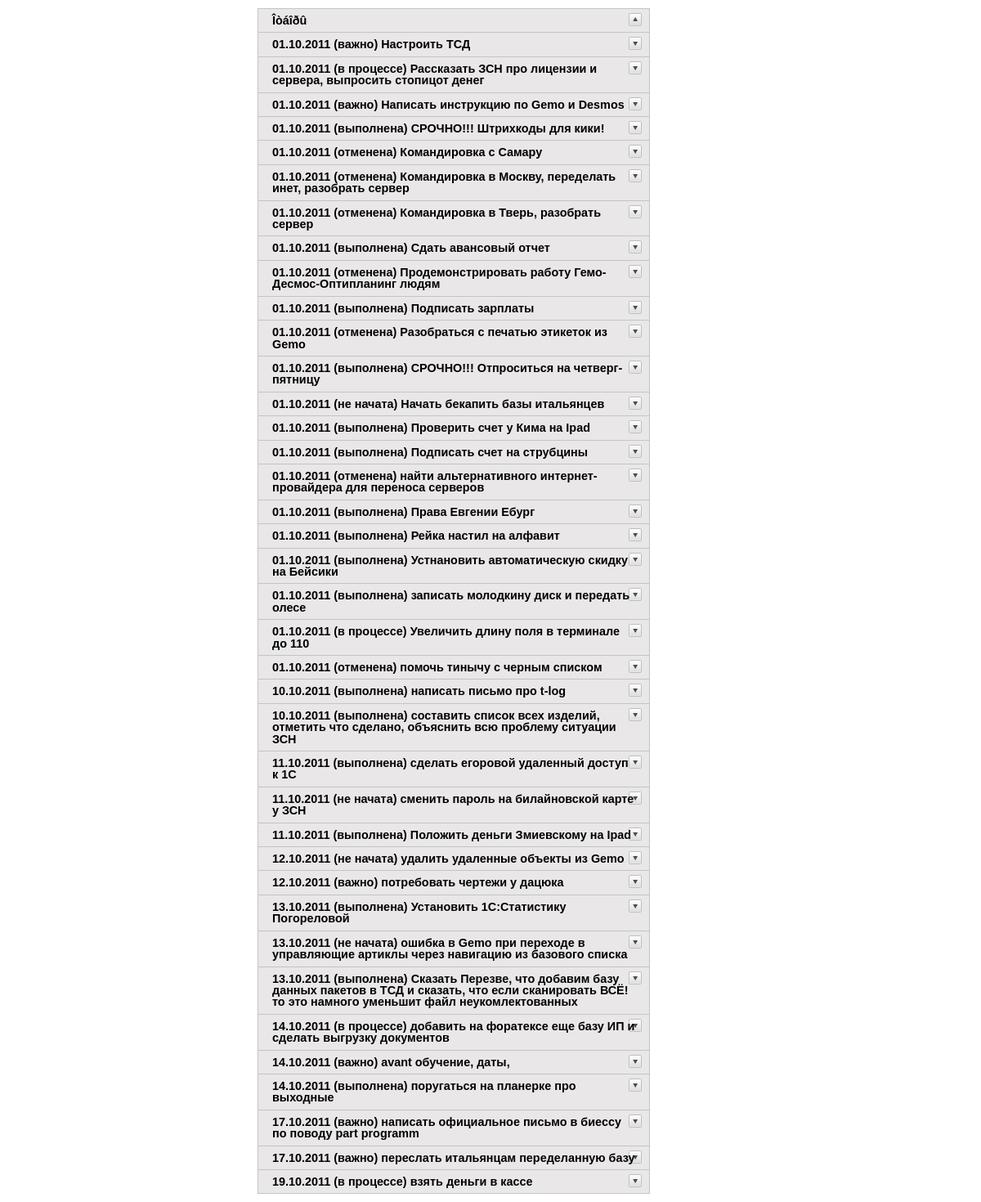
The app's page /WebTasks/index.php?user_id=1 with its own data.
### tables this page shows
CREATE TABLE IF NOT EXISTS `Tasks` (
  `id_Task` int(10) NOT NULL AUTO_INCREMENT,
  `Name` text,
  `id_worker` int(3) DEFAULT NULL,
  `id_chief` int(3) DEFAULT NULL,
  `date` datetime DEFAULT NULL,
  `status` varchar(50) DEFAULT NULL,
  PRIMARY KEY (`id_Task`)
);

### WebTasks/config.php (called while the page is built, shortened)
<?php
function status($status)
  {
	 if ($status == "âàæíî")
     {
      $text = "<font color='red'>".$status."</font>";
     }
	 elseif ($status == "â ïðîöåññå")
     {
      $text = "<font color='blue'>".$status."</font>";
     }
    else
     {
      $text = $status;
     }
   return $text;
  }
function mysql_query_or_die($query)
  {
	 $res = mysql_query($query);
	 return $res;
  }
?>

### WebTasks/index.php (the view, shortened to what this page needs)
<?php
include("config.php");
if (isset($_REQUEST['user_id'])) $user_id = $_REQUEST['user_id']; else $user_id = "5";
print "<html>
<head>
<meta http-equiv='Content-Type' content='text/html' />
<title>Accordion 1</title>
<script type='text/javascript' src='./js/jquery.min.js'></script>
<script type='text/javascript'>
$(document).ready(function(){
	$('.accordion h3:first').addClass('active');
	$('.accordion span').hide();
	$('.accordion h3').click(function(){
		$(this).next('span').slideToggle('slow')
		.siblings('span:visible').slideUp('slow');
		$(this).toggleClass('active');
		$(this).siblings('h3').removeClass('active');
	});
});
</script>
<style type='text/css'>
body {
	margin: 10px auto;
	width: 570px;
	font: 75%/120% Arial, Helvetica, sans-serif;
}
.accordion {
	width: 480px;
	border-bottom: solid 1px #c4c4c4;
}
.accordion h3 {
	background: #e9e7e7 url(img/arrow-square.gif) no-repeat right -51px;
	padding: 7px 17px;
	margin: 0;
	font: bold 120%/100% Arial, Helvetica, sans-serif;
	border: solid 1px #c4c4c4;
	border-bottom: none;
	cursor: pointer;
}
.accordion h3:hover {
	background-color: #e3e2e2;
}
.accordion h3.active {
	background-position: right 5px;
}
.accordion p {
	background: #f7f7f7;
	margin: 0;
	border-left: solid 1px #c4c4c4;
	border-right: solid 1px #c4c4c4;
}
span {
    background: #f7f7f7;
    margin: 0;
    display:none;
    border-left: solid 1px #c4c4c4;
    border-right: solid 1px #c4c4c4;
}
.accordion t1 {
	background: #e9e7e7;
}
.accordion label {
	font: bold 120%/100% Arial, Helvetica, sans-serif;
}
</style>
</head>
<body>
<div class='accordion'>
	<h3>Îòáîðû</h3>
	<span>
	<form name='test' method='post' action='input1.php'>
	<label class='label'>Ðàáîòíèêè:</label><br>
	<input type='checkbox' name='Worker' value='1'>Ðÿáèíèíà Òàòüÿíà
  <input type='checkbox' name='Worker' value='2'>Èâàíîâ Àíòîí
  <input type='checkbox' name='Worker' value='3'>Îìåëü÷óê Ñåðãåé
  <input type='checkbox' name='Worker' value='4'>Ëàõíîâ Àëåêñàíäð
  <input type='checkbox' name='Worker' value='5'>×óáóêèí Äåíèñ
	<input type='checkbox' name='Worker' value='6'>Êó÷åðåíêàî Àëåêñàíäð
  <input type='checkbox' name='Worker' value='7'>Ïàùåíêî Àëåêñàíäð	<br>
	<label class='label'>Ñòàòóñ:</label>	<br>
  <input type='checkbox' name='Status' value='1'>íå íà÷àòà
  <input type='checkbox' name='Status' value='2'>â ïðîöåññå
	<input type='checkbox' name='Status' value='3'>âàæíî
  <input type='checkbox' name='Status' value='4'>âûïîëíåíà
  <input type='checkbox' name='Status' value='5'>îòìåíåíà <br>
	<input type='submit' name='' value='Ñôîðìèðîâàòü'/>
	</form>
	</span>";
  $query = "SELECT DATE_FORMAT(Tasks.Date,'%d.%m.%Y') AS Date, Tasks.status AS Status,Tasks.Name,Workers.Name AS Worker,Tasks.id_Task,Tasks.id_Worker,Tasks.id_Chief,Chief.Name AS Chief FROM Tasks LEFT JOIN (SELECT Workers.id_Worker,Workers.Name FROM Workers) Workers ON Workers.id_Worker=Tasks.id_Worker LEFT JOIN (SELECT Workers.id_Worker,Workers.Name FROM Workers) Chief ON Chief.id_Worker=Tasks.id_Chief  WHERE Tasks.id_Worker=".$user_id." AND  Tasks.status<>'âûïîëíåíà' AND Tasks.status<>'îòìåíåíà'";
  $result = mysql_query_or_die($query);
  while ($row = mysql_fetch_assoc($result))
    {
     print "<h3>".$row["Date"]." (".status($row["Status"]).") ".$row["Name"]."</h3>";
    }
  print "
</div>
</body>
</html>";
?>

### WebTasks/index.php (style rules this page uses)
body { margin: 10px auto; width: 570px; font: 75%/120% Arial, Helvetica, sans-serif; }
.accordion { width: 480px; border-bottom: solid 1px #c4c4c4; }
.accordion h3 { background: #e9e7e7 url(img/arrow-square.gif) no-repeat right -51px; padding: 7px 17px; margin: 0; font: bold 120%/100% Arial, Helvetica, sans-serif; border: solid 1px #c4c4c4; border-bottom: none; cursor: pointer; }
.accordion h3.active { background-position: right 5px; }

### records on screen
tasks: Date "01.10.2011", status "важно", Name "Настроить ТСД"
tasks: Date "01.10.2011", status "в процессе", Name "Рассказать ЗСН про лицензии и сервера, выпросить стопицот денег"
tasks: Date "01.10.2011", status "важно", Name "Написать инструкцию по Gemo и Desmos"
tasks: Date "01.10.2011", status "выполнена", Name "СРОЧНО!!! Штрихкоды для кики!"
tasks: Date "01.10.2011", status "отменена", Name "Командировка с Самару"
tasks: Date "01.10.2011", status "отменена", Name "Командировка в Москву, переделать инет, разобрать сервер"
tasks: Date "01.10.2011", status "отменена", Name "Командировка в Тверь, разобрать сервер"
tasks: Date "01.10.2011", status "выполнена", Name "Сдать авансовый отчет"
tasks: Date "01.10.2011", status "отменена", Name "Продемонстрировать работу Гемо-Десмос-Оптипланинг людям"
tasks: Date "01.10.2011", status "выполнена", Name "Подписать зарплаты"
tasks: Date "01.10.2011", status "отменена", Name "Разобраться с печатью этикеток из Gemo"
tasks: Date "01.10.2011", status "выполнена", Name "СРОЧНО!!! Отпроситься на четверг-пятницу"
tasks: Date "01.10.2011", status "не начата", Name "Начать бекапить базы итальянцев"
tasks: Date "01.10.2011", status "выполнена", Name "Проверить счет у Кима на Ipad"
tasks: Date "01.10.2011", status "выполнена", Name "Подписать счет на струбцины"
tasks: Date "01.10.2011", status "отменена", Name "найти альтернативного интернет-провайдера для переноса серверов"
tasks: Date "01.10.2011", status "выполнена", Name "Права Евгении Ебург"
tasks: Date "01.10.2011", status "выполнена", Name "Рейка настил на алфавит"
tasks: Date "01.10.2011", status "выполнена", Name "Устнановить автоматическую скидку на Бейсики"
tasks: Date "01.10.2011", status "выполнена", Name "записать молодкину диск и передать олесе"
tasks: Date "01.10.2011", status "в процессе", Name "Увеличить длину поля в терминале до 110"
tasks: Date "01.10.2011", status "отменена", Name "помочь тинычу с черным списком"
tasks: Date "10.10.2011", status "выполнена", Name "написать письмо про t-log"
tasks: Date "10.10.2011", status "выполнена", Name "составить список всех изделий, отметить что сделано, объяснить всю проблему ситуации ЗСН"
tasks: Date "11.10.2011", status "выполнена", Name "сделать егоровой удаленный доступ к 1С"
tasks: Date "11.10.2011", status "не начата", Name "сменить пароль на билайновской карте у ЗСН"
tasks: Date "11.10.2011", status "выполнена", Name "Положить деньги Змиевскому на Ipad"
tasks: Date "12.10.2011", status "не начата", Name "удалить удаленные объекты из Gemo"
tasks: Date "12.10.2011", status "важно", Name "потребовать чертежи у дацюка"
tasks: Date "13.10.2011", status "выполнена", Name "Установить 1С:Статистику Погореловой"
tasks: Date "13.10.2011", status "не начата", Name "ошибка в Gemo при переходе в управляющие артиклы через навигацию из базового списка"
tasks: Date "13.10.2011", status "выполнена", Name "Сказать Перезве, что добавим базу данных пакетов в ТСД и сказать, что если сканировать ВСЁ! то это намного уменьшит файл неукомлектованных"
tasks: Date "14.10.2011", status "в процессе", Name "добавить на форатексе еще базу ИП и сделать выгрузку документов"
tasks: Date "14.10.2011", status "важно", Name "avant обучение, даты,"
tasks: Date "14.10.2011", status "выполнена", Name "поругаться на планерке про выходные"
tasks: Date "17.10.2011", status "важно", Name "написать официальное письмо в биессу по поводу part programm"
tasks: Date "17.10.2011", status "важно", Name "переслать итальянцам переделанную базу"
tasks: Date "19.10.2011", status "в процессе", Name "взять деньги в кассе"
